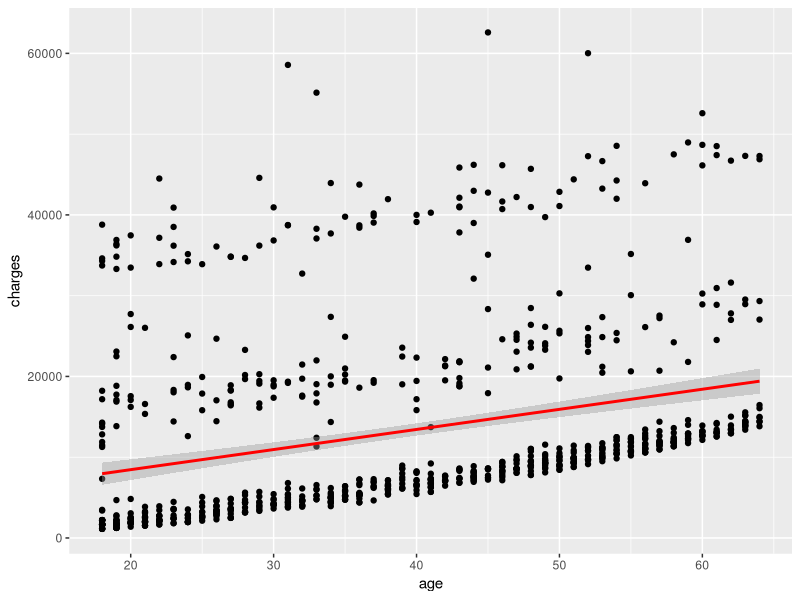

This figure's R source:
## ---- chunk 1
#| echo: false

library(ggplot2)

insurance_data <- read.csv("insurance_data_S26.csv", header = TRUE)

for (col_name in colnames(insurance_data)) {
  ggplot(insurance_data, aes(col_name, charges)) + 
    geom_smooth(data = insurance_data, method = "lm", color = "red")
}

ggplot(insurance_data, aes(age, charges)) + 
  geom_point() +
    geom_smooth(data = insurance_data, method = "lm", color = "red")
